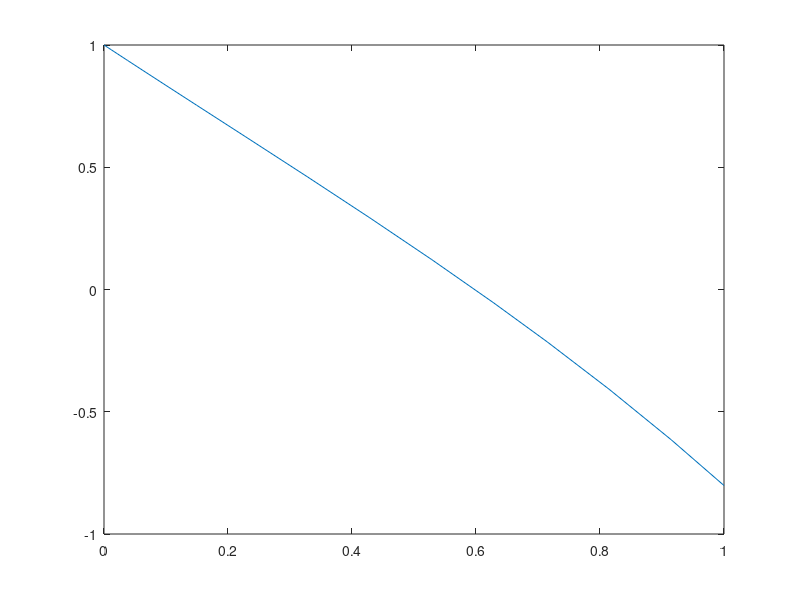

Reproduce this figure in MATLAB.
%{
Problem #1
2X1 + 3X2 \leq 90 
3X1 + 2X2 \leq 120
P(X) = 7X1+5X2    
%}

%{
Problem #2
2X1 + 4X2 \leq 220
3X1+2X2 \leq 150
P(X) = 4X1 + 3X2
%}


%{
Problem #3

Write a program to integrate 
y''-3y'+ty = t^2+5
subject to condition 
y(0)=1, y'(0)=0
%}
function solution = HW8()

solution = 0;
a = 0; b = 1; tspan = [a b];
y0 = 1; yp0 = 0;

[t,y] = ode23s(@(t,y) odefunc(t,y,a,b) , tspan , y0);

t1 = linspace(a,b,101);

plot(t,y)
end

function dydt = odefunc(t,y,a,b)

dydt = (t.^2+5-t.*y)/(-3);

end






